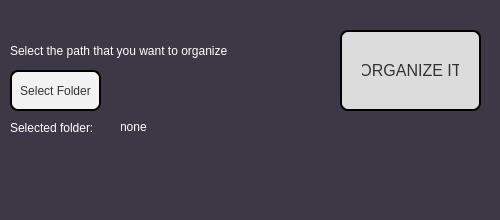
<?xml version="1.0" encoding="UTF-8"?>
<ui version="4.0">
 <class>OrganizeIt</class>
 <widget class="QMainWindow" name="OrganizeIt">
  <property name="geometry">
   <rect>
    <x>0</x>
    <y>0</y>
    <width>500</width>
    <height>220</height>
   </rect>
  </property>
  <property name="minimumSize">
   <size>
    <width>500</width>
    <height>220</height>
   </size>
  </property>
  <property name="maximumSize">
   <size>
    <width>500</width>
    <height>220</height>
   </size>
  </property>
  <property name="windowTitle">
   <string>OrganizeIt</string>
  </property>
  <property name="styleSheet">
   <string notr="true">background-color: rgb(61, 56, 70)</string>
  </property>
  <widget class="QWidget" name="centralwidget">
   <widget class="QLabel" name="themaintext">
    <property name="geometry">
     <rect>
      <x>10</x>
      <y>40</y>
      <width>291</width>
      <height>21</height>
     </rect>
    </property>
    <property name="styleSheet">
     <string notr="true">color: white;</string>
    </property>
    <property name="text">
     <string>Select the path that you want to organize</string>
    </property>
   </widget>
   <widget class="QPushButton" name="selectFolderButton">
    <property name="geometry">
     <rect>
      <x>10</x>
      <y>70</y>
      <width>91</width>
      <height>41</height>
     </rect>
    </property>
    <property name="styleSheet">
     <string notr="true">QPushButton{
  border: 2px solid black;
  background-color: #f2f2f2;
  color: #333;
  border-radius: 8px;
  font-size: 12px;
  transition: background-color 0.3s ease, color 0.3s ease, border-color 0.3s ease;

}</string>
    </property>
    <property name="text">
     <string>Select Folder</string>
    </property>
   </widget>
   <widget class="QPushButton" name="organizeItButton">
    <property name="geometry">
     <rect>
      <x>340</x>
      <y>30</y>
      <width>141</width>
      <height>81</height>
     </rect>
    </property>
    <property name="styleSheet">
     <string notr="true">QPushButton{
  padding: 10px 20px;
  border: 2px solid black;
  background-color: #dcdcdc;
  color: #333;
  border-radius: 8px;
  font-size: 16px;
  cursor: pointer;
  transition: background-color 0.3s ease, color 0.3s ease, border-color 0.3s ease;
}</string>
    </property>
    <property name="text">
     <string>ORGANIZE IT</string>
    </property>
   </widget>
   <widget class="QLabel" name="folderPathLabel">
    <property name="geometry">
     <rect>
      <x>120</x>
      <y>120</y>
      <width>371</width>
      <height>101</height>
     </rect>
    </property>
    <property name="styleSheet">
     <string notr="true">color: white;</string>
    </property>
    <property name="text">
     <string>none</string>
    </property>
    <property name="alignment">
     <set>Qt::AlignLeading|Qt::AlignLeft|Qt::AlignTop</set>
    </property>
   </widget>
   <widget class="QLabel" name="selectedFolderLabel">
    <property name="geometry">
     <rect>
      <x>10</x>
      <y>120</y>
      <width>111</width>
      <height>16</height>
     </rect>
    </property>
    <property name="styleSheet">
     <string notr="true">color: white</string>
    </property>
    <property name="text">
     <string>Selected folder:</string>
    </property>
   </widget>
  </widget>
 </widget>
 <tabstops>
  <tabstop>selectFolderButton</tabstop>
  <tabstop>organizeItButton</tabstop>
 </tabstops>
 <resources/>
 <connections/>
</ui>
